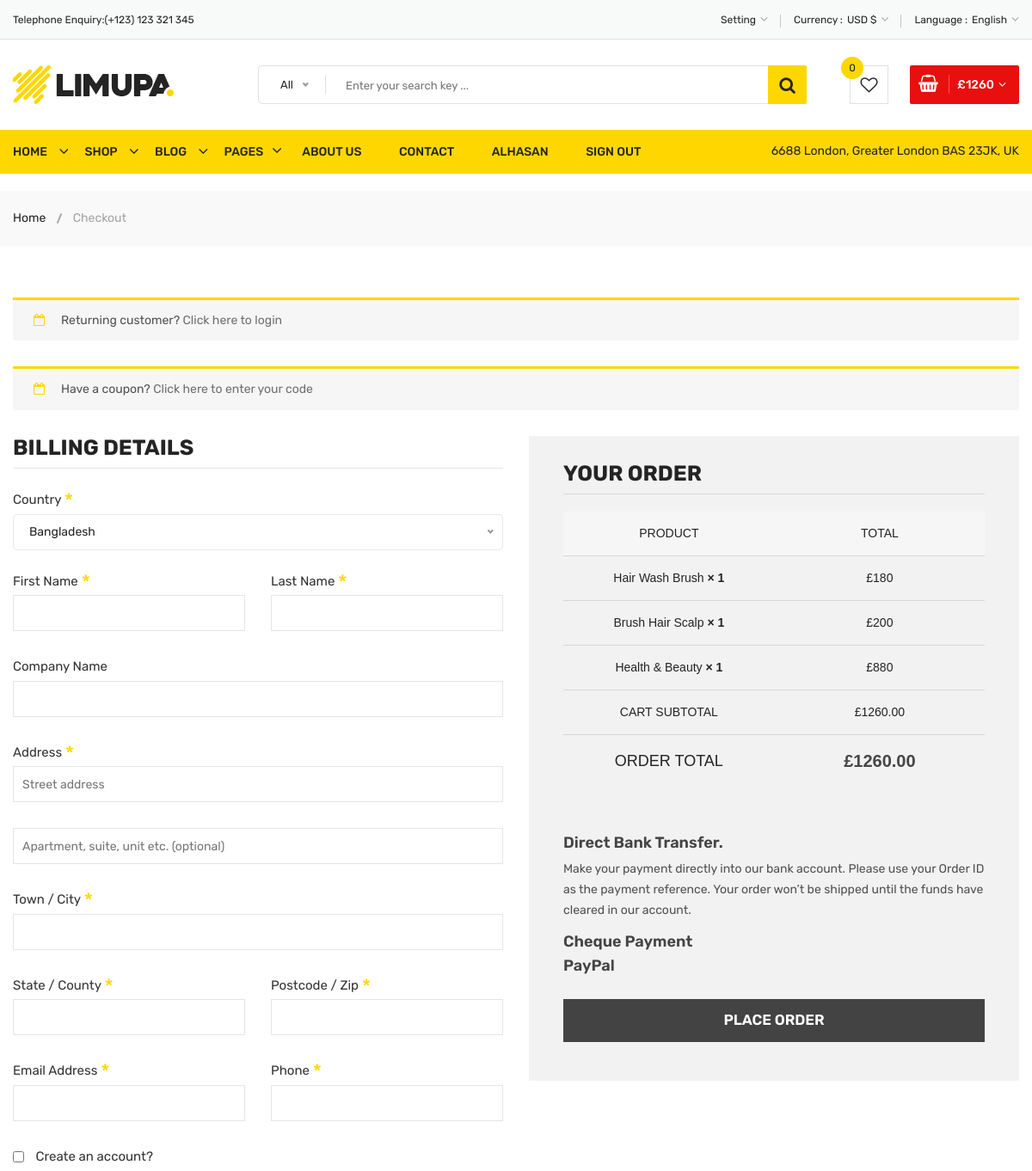
/checkout (signed in, upper part), run on an earlier commit of the app's database.
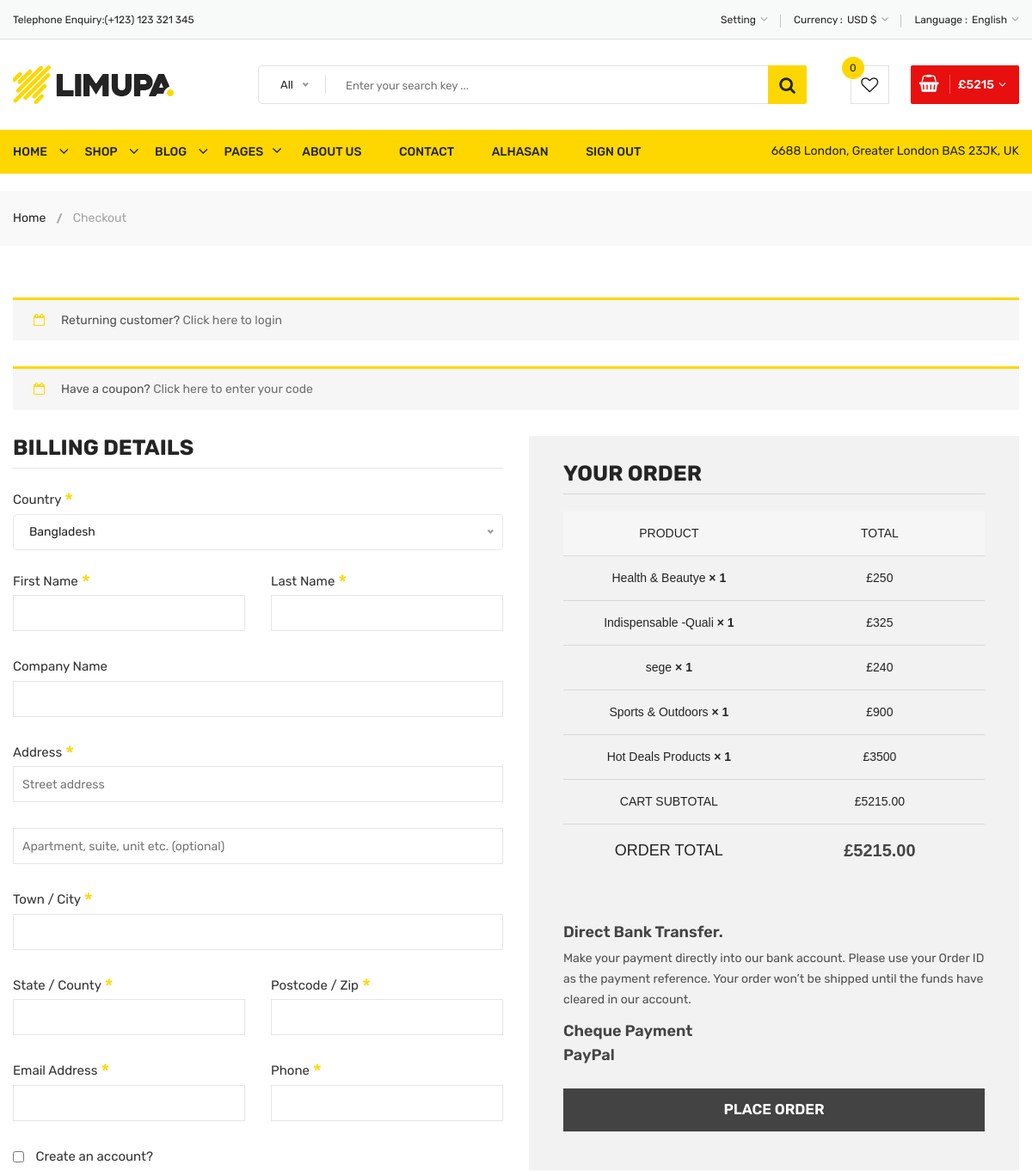
And on a later commit of the database.
### products/models.py (models this page shows, shortened)
class card(models.Model):
    user = models.ForeignKey(User,on_delete=models.CASCADE)
    product = models.ForeignKey(product_all,on_delete=models.CASCADE)
    quantity = models.PositiveIntegerField(default=1)

class product_all(models.Model):
    name = models.CharField(max_length=20)
    image = models.ImageField(upload_to='product_picture/')
    old_price = models.PositiveIntegerField()
    new_price = models.PositiveIntegerField()
    description = models.TextField(max_length=250)
    category = models.ForeignKey(category, on_delete=models.CASCADE)
    quantity = models.PositiveIntegerField()

### home/views.py (the view)
# urls.py: path('checkout',checkout,name='checkout'),
def checkout(request):
    user = request.user
    if user.is_authenticated:
        all_cart = card.objects.filter(user=user)
        total =0
        for i in all_cart:
            subtotal = i.product.new_price*i.quantity
            total+=subtotal
    return render(request,'home/checkout.html',locals())

### templates/home/checkout.html (shortened to what the changed rows need)
{% extends './base.html' %}
{% load static %}
{% block body %}
    <div class="body-wrapper">
        <div class="checkout-area pt-60 pb-30">
            <div class="container">
                <div class="row">
                    <div class="col-lg-6 col-12">
                        <div class="your-order">
                            <div class="your-order-table table-responsive">
                                <table class="table">
                                    <thead>
                                        <tr>
                                            <th class="cart-product-name">Product</th>
                                            <th class="cart-product-total">Total</th>
                                        </tr>
                                    </thead>
                                    <tbody>
                                        {% for i in all_cart %}
                                        <tr class="cart_item">
                                            <td class="cart-product-name">{{i.product.name}}<strong
                                                    class="product-quantity"> × {{i.quantity}}</strong></td>
                                            <td class="cart-product-total"><span class="amount">£{% widthratio i.product.new_price 1 i.quantity %}</span></td>
                                        </tr>
                                        {% endfor %}
                                    </tbody>
                                    <tfoot>
                                        <tr class="cart-subtotal">
                                            <th>Cart Subtotal</th>
                                            <td><span class="amount">£{{total}}.00</span></td>
                                        </tr>
                                        <tr class="order-total">
                                            <th>Order Total</th>
                                            <td><strong><span class="amount">£{{total}}.00</span></strong></td>
                                        </tr>
                                    </tfoot>
                                </table>
                            </div>
                        </div>
                    </div>
                </div>
            </div>
        </div>
        {% endblock %}

### templates/home/base.html (shortened to what the changed rows need)
<!doctype html>
{% load static %}
<html class="no-js" lang="zxx">
<head>
    <link rel="stylesheet" href="{% static 'css/material-design-iconic-font.min.css' %}">
    <link rel="stylesheet" href="{% static 'css/font-awesome.min.css' %}">
    <link rel="stylesheet" href="{% static 'css/fontawesome-stars.css' %}">
    <link rel="stylesheet" href="{% static 'css/meanmenu.css' %}">
    <link rel="stylesheet" href="{% static 'css/owl.carousel.min.css' %}">
    <link rel="stylesheet" href="{% static 'css/slick.css' %}">
    <link rel="stylesheet" href="{% static 'css/animate.css' %}">
    <link rel="stylesheet" href="{% static 'css/jquery-ui.min.css' %}">
    <link rel="stylesheet" href="{% static 'css/venobox.css' %}">
    <link rel="stylesheet" href="{% static 'css/nice-select.css' %}">
    <link rel="stylesheet" href="{% static 'css/magnific-popup.css' %}">
    <link rel="stylesheet" href="{% static 'css/bootstrap.min.css' %}">
    <link rel="stylesheet" href="{% static 'css/helper.css' %}">
    <link rel="stylesheet" href="{% static 'css/alcs.css' %}">
    <link rel="stylesheet" href="{% static 'css/responsive.css' %}">
</head>
<body>
    <div class="body-wrapper">
        <header>
            <div class="header-middle pl-sm-0 pr-sm-0 pl-xs-0 pr-xs-0">
                <div class="container">
                    <div class="row">
                        <div class="col-lg-9 pl-0 ml-sm-15 ml-xs-15">
                            <div class="header-middle-right">
                                <ul class="hm-menu">
                                    <li class="hm-minicart">
                                        <div class="hm-minicart-trigger">
                                            <span class="item-text">£{{total}}
                                            </span>
                                        </div>
                                    </li>
                                </ul>
                            </div>
                        </div>
                    </div>
                </div>
            </div>
        </header>
        {% block body %}{% endblock %}
    </div>
</body>
</html>

What changed in the data, as far as the page shows it:
removed card: product.name "Hair Wash Brush", quantity "1", product+quantity "180"
removed card: product.name "Brush Hair Scalp", quantity "1", product+quantity "200"
removed card: product.name "Health & Beauty", quantity "1", product+quantity "880"
added card: product.name "Health & Beautye", quantity "1", product+quantity "250"
added card: product.name "Indispensable -Quali", quantity "1", product+quantity "325"
added card: product.name "sege", quantity "1", product+quantity "240"
added card: product.name "Sports & Outdoors", quantity "1", product+quantity "900"
added card: product.name "Hot Deals Products", quantity "1", product+quantity "3500"
Also different on the page:
{{ total }}: "1260" → "5215"
